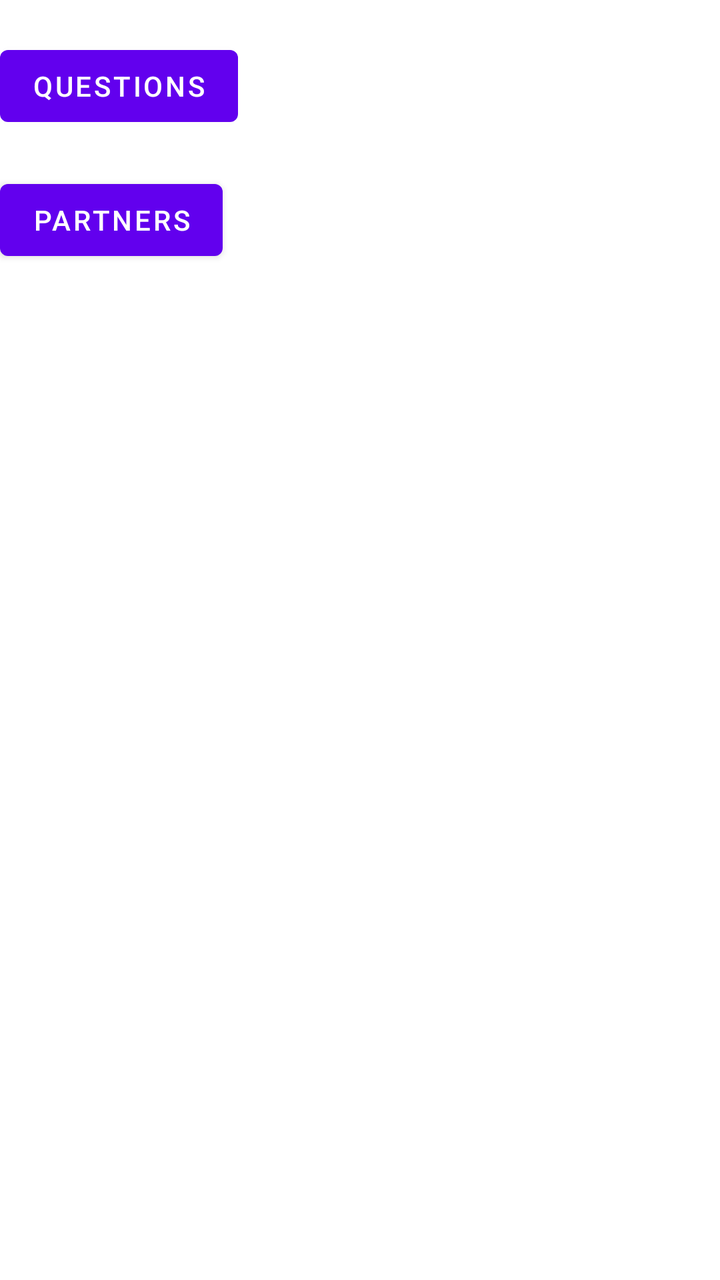
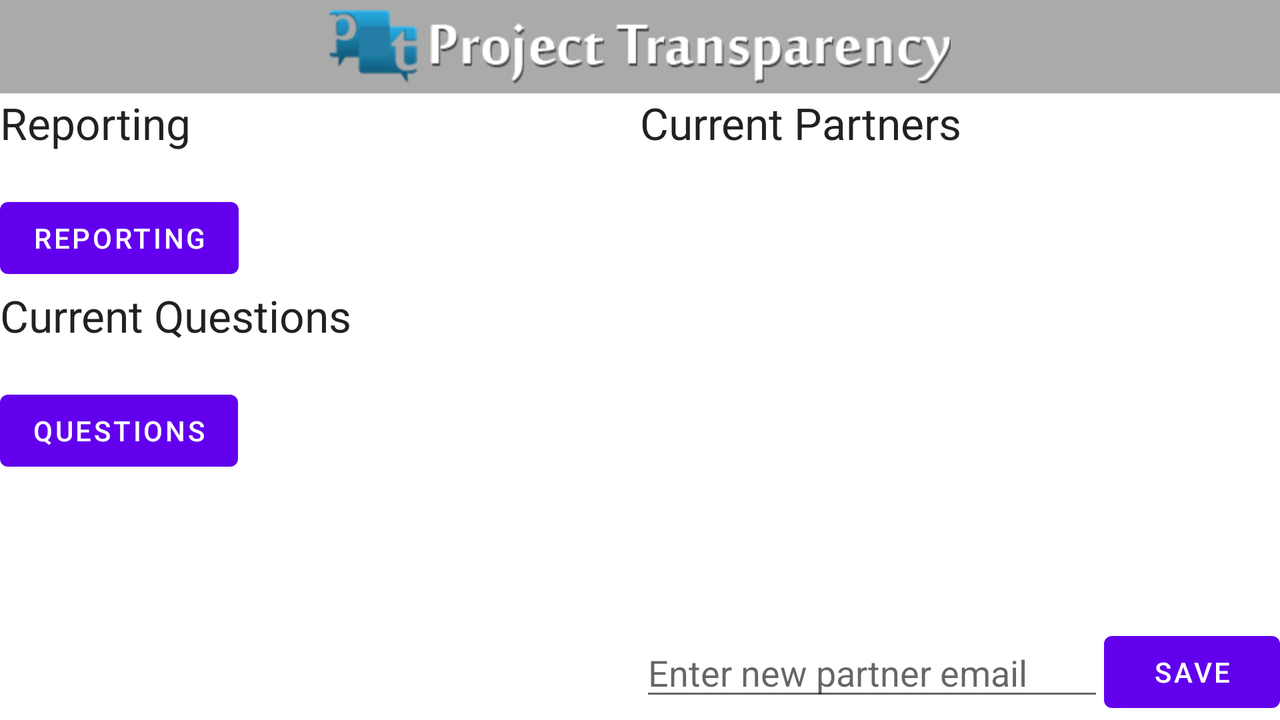

One screen, two layout resources from the same app: the default and the repository's alternative for another configuration. Each is rendered where Android would select it; the XML of both is given below.
<!-- AndroidManifest.xml: fallback theme Theme.MaterialComponents.DayNight.NoActionBar -->
<!-- res/layout/manager_home_activity.xml -->
<?xml version="1.0" encoding="utf-8"?>
<ScrollView
  xmlns:android="http://schemas.android.com/apk/res/android"
  android:orientation="vertical"
  android:layout_width="fill_parent"
  android:layout_height="fill_parent">
    <LinearLayout android:orientation="vertical" android:layout_width="fill_parent" android:layout_height="fill_parent">
        <TextView 
        	android:id="@+id/manager_questions_details"
        	android:layout_width="wrap_content"
        	android:layout_height="wrap_content"/>
        <Button 
        	android:text="@string/questions" 
        	android:id="@+id/manager_questions" 
        	android:layout_width="wrap_content" 
        	android:layout_height="wrap_content"/>
        <TextView 
        	android:id="@+id/manager_partners_details"
        	android:layout_width="wrap_content"
        	android:layout_height="wrap_content"/>
        <Button 
        	android:text="@string/partners" 
        	android:id="@+id/manager_partners" 
        	android:layout_width="wrap_content" 
        	android:layout_height="wrap_content"/>
    </LinearLayout>
    
</ScrollView>
<!-- resources referenced by this layout -->
<resources>
  <string name="partners">Partners</string>
  <string name="questions">Questions</string>
</resources>
<!-- res/layout-land/manager_home_activity.xml (the repository's variant of the layout above) -->
<!-- drawn on the phone turned sideways -->
<?xml version="1.0" encoding="utf-8"?>
<LinearLayout
  xmlns:android="http://schemas.android.com/apk/res/android"
  android:orientation="vertical"
  android:layout_width="fill_parent"
  android:layout_height="fill_parent">
	<LinearLayout 
    	android:layout_width="fill_parent"
    	android:layout_height="wrap_content"
    	android:background="@android:color/darker_gray">
	    <ImageView 
	        android:layout_height="wrap_content" 
	        android:id="@+id/imageView1" 
	        android:src="@drawable/home_manager_header" 
	        android:layout_width="fill_parent" 
	        android:layout_margin="5dp"/>
    </LinearLayout>
	<LinearLayout 
		android:orientation="horizontal"
		android:layout_weight="1"
		android:layout_width="fill_parent"
		android:layout_height="fill_parent">
		<LinearLayout 
			android:orientation="vertical"
			android:layout_width="fill_parent"
			android:layout_weight="1"
			android:layout_height="fill_parent" android:layout_marginRight="10dp">
			<TextView 
				android:textAppearance="?android:attr/textAppearanceLarge" 
			  	android:id="@+id/manager_reporting_title"
			  	android:layout_width="wrap_content"
			  	android:layout_height="wrap_content"
			  	android:text="@string/reporting"/>
		    <TextView 
		       	android:id="@+id/manager_last_reporting_textview"
		       	android:layout_width="wrap_content"
		       	android:layout_height="wrap_content"/>
			<Button 
			  	android:text="@string/reporting" 
			  	android:id="@+id/manager_reporting_button" 
			  	android:layout_width="wrap_content" 
			  	android:layout_height="wrap_content"/>
			<TextView 
				android:textAppearance="?android:attr/textAppearanceLarge" 
			  	android:id="@+id/manager_partners_details"
			  	android:layout_width="wrap_content"
			  	android:layout_height="wrap_content"
			  	android:text="@string/current_questions"/>
		    <TextView 
		       	android:id="@+id/manager_questions_details_textview"
		       	android:layout_width="wrap_content"
		       	android:layout_height="wrap_content"/>
			<Button 
			  	android:text="@string/questions" 
			  	android:id="@+id/manager_questions" 
			  	android:layout_width="wrap_content" 
			  	android:layout_height="wrap_content"/>
		</LinearLayout>
		<LinearLayout 
			android:orientation="vertical"
			android:layout_width="fill_parent"
			android:layout_weight="1"
			android:layout_height="fill_parent">
			<TextView 
				android:textAppearance="?android:attr/textAppearanceLarge" 
			  	android:layout_width="wrap_content"
			  	android:layout_height="wrap_content"
			  	android:text="@string/current_partners"/>
			<ListView 
				android:id="@+id/manager_current_partners_list"
				android:layout_width="fill_parent" 
				android:layout_height="fill_parent"
				android:layout_weight="1"/>
			<LinearLayout 
				android:orientation="horizontal"
				android:layout_width="fill_parent"
				android:layout_height="wrap_content">
				<EditText 
					android:id="@+id/manager_new_partner_email"
					android:layout_width="fill_parent"
					android:layout_height="wrap_content"
					android:hint="@string/new_partner_email"
					android:inputType="textEmailAddress"
					android:layout_weight="1" 
					android:layout_marginTop="2dp"/>
				<Button 
					android:id="@+id/manager_save_new_partner"
					android:layout_height="wrap_content"
					android:layout_width="wrap_content"
			    	android:text="@string/save"/>
			</LinearLayout>
		</LinearLayout>
	</LinearLayout>
</LinearLayout>
<!-- resources referenced by the variant -->
<!-- as the phone turned sideways resolves them -->
<resources>
  <!-- drawable home_manager_header: png bitmap (drawable-hdpi, 9338 bytes) -->
  <string name="current_partners">Current Partners</string>
  <string name="current_questions">Current Questions</string>
  <string name="new_partner_email">Enter new partner email</string>
  <string name="questions">Questions</string>
  <string name="reporting">Reporting</string>
  <string name="save">Save</string>
</resources>
